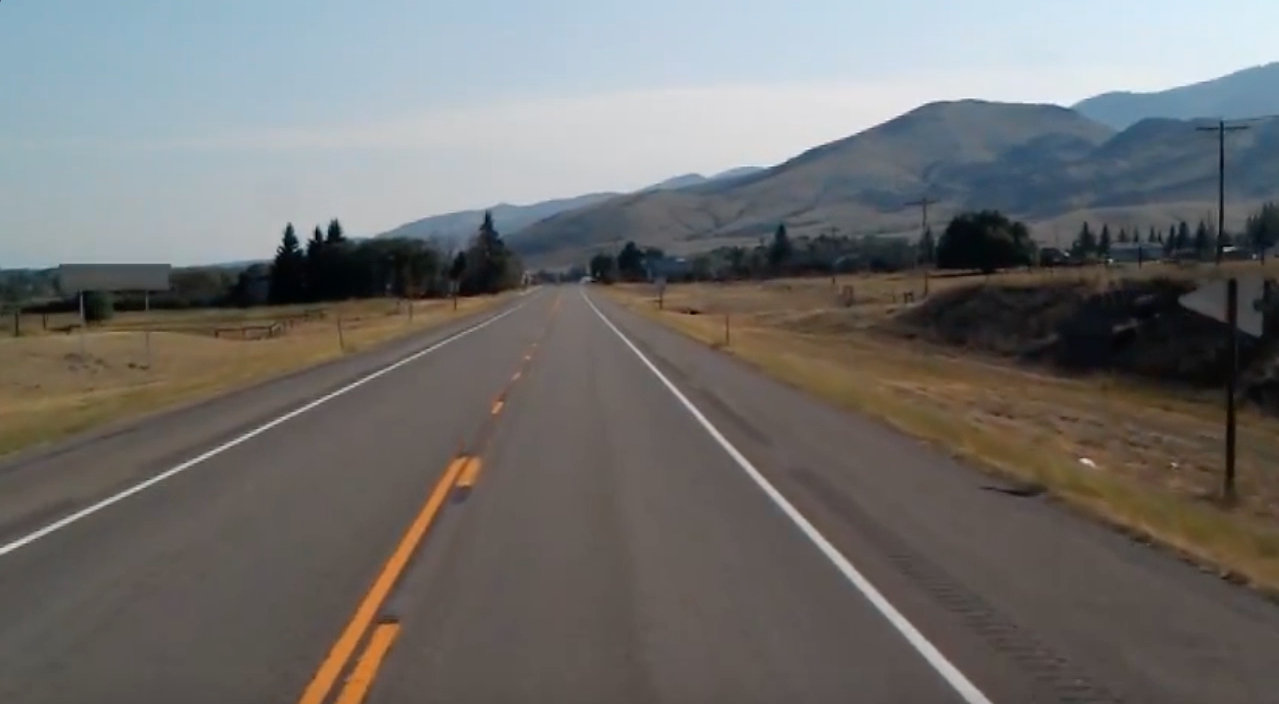
#> input picture code/ros_ws/src/autonomros_lane_detection/test/test.jpg, 1279 x 704 px, found by its file name
$ python detector.py
#> lines starting #> are read from the running program, lines starting #| are printed output that depends on the picture; after the words box and inside, x2 and y2 are one past the last pixel; in counts of white or black regions, pixels touching at a corner belong together
#> further down, image_input is the input picture: shape (704, 1279, 3); mean B, G, R 109.7, 111.3, 112.3
import cv2
import numpy as np
import matplotlib.pyplot as plt
import os.path

def intersection(p1,p2,p3,p4):
    slope_a = (p2[1] - p1[1]) / (p2[0] - p1[0])
    slope_b = (p4[1] - p3[1]) / (p4[0] - p3[0])
    inter_a = p1[1] - slope_a * p1[0]
    inter_b = p3[1] - slope_b * p3[0]
    x = (inter_b - inter_a) / (slope_a - slope_b)
    y = (slope_a * x) + inter_a
    return (int(x),int(y))

def make_coordinates(line_parameters):
    slope = line_parameters[0]
    intercept = line_parameters[1]
    #make coordinates
    y1 = int(height)
    y2 = int(y1*(2/5))
    x1 = int((y1 - intercept)/slope)
    x2 = int((y2 - intercept)/slope)
    return [(x1,y1),(x2,y2)]

def filter_lines(lines):
    left_line_fit = []
    right_line_fit = []
    for line in lines:
        x1, y1, x2, y2 = line.reshape(4)
        parameters = np.polyfit((x1,x2), (y1,y2), 1)
        print(parameters)
        print(type(parameters))
        slope = parameters[0]
        print(slope)
        intercept = parameters[1]
        print(intercept)
        print(parameters)
        if slope > 0:
            right_line_fit.append((slope,intercept))
        if slope < 0 and intercept > height:
            left_line_fit.append((slope,intercept))
    if (len(right_line_fit) > 0) and (len(left_line_fit) >0):
        left_line_average = np.average(left_line_fit, axis=0)
        right_line_average = np.average(right_line_fit, axis=0)
        left_line = make_coordinates(left_line_average)
        right_line = make_coordinates(right_line_average)
        return (left_line,right_line)
    return (None,None)


def region_of_interest(img, vertices):
    mask = np.zeros_like(img)
    #channel_count = img.shape[2]
    match_mask_color = 255
    cv2.fillPoly(mask, vertices, match_mask_color)
    masked_image = cv2.bitwise_and(img, mask)
    return masked_image

def draw_the_lines(img, lines):
    img = np.copy(img)
    blank_image = np.zeros((img.shape[0], img.shape[1], 3), dtype=np.uint8)
    if lines is not None:
        for line in lines:
            for x1, y1, x2, y2 in line:
                cv2.line(blank_image, (x1,y1), (x2,y2), (0, 255, 0), thickness=10)

        img = cv2.addWeighted(img, 0.8, blank_image, 1, 0.0)
    return img


def timer_callback():
    """
    Function to be called when the timer ticks.
    According to an image 'image_input', determine the speed of the robot
    so it can follow the contour
    """

    global error
    global image_input
    global just_seen_line
    global should_move
    global finalization_countdown
    global height
    global width

    # Wait for the first image to be received
    if type(image_input) != np.ndarray:
        return

    print(image_input.shape)
#| (704, 1279, 3)
    height = image_input.shape[0]
#> height = 704
    width = image_input.shape[1]
#> width = 1279

    image = image_input.copy()

    region_of_interest_vertices = [
        (int(0), int(3*height/4)),
        (int(width/2), int(height/4)),
        (int(width), int(3*height/4))
    ]
#> region_of_interest_vertices = [(0, 528), (639, 176), (1279, 528)]

    gray_image = cv2.cvtColor(image, cv2.COLOR_RGB2GRAY)
    canny_image = cv2.Canny(gray_image, 100, 120)
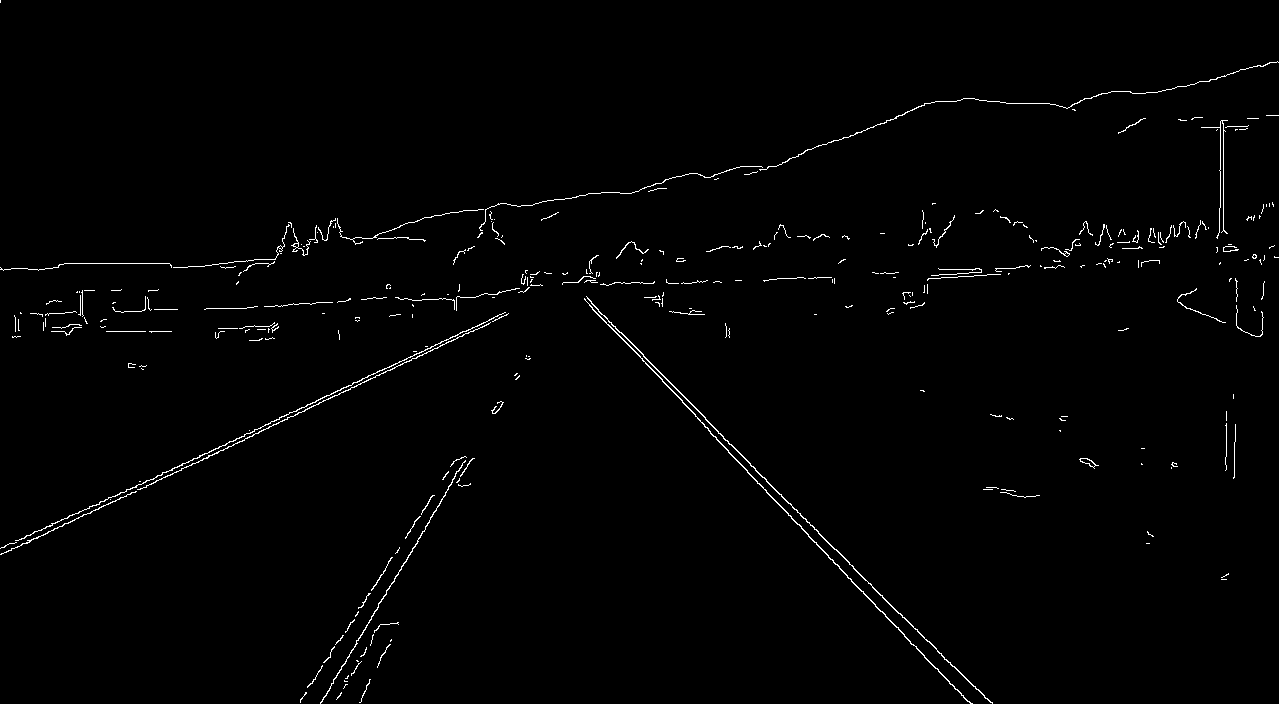
#> canny_image: shape (704, 1279); 1.1% white in thin lines or dots
    cropped_image = region_of_interest(canny_image,
                    np.array([region_of_interest_vertices], np.int32),)
#> in region_of_interest, `cv2.fillPoly(mask, vertices, match_mask_color)`: mask: shape (704, 1279); 25.1% white; 1 white region, box (x1, y1, x2, y2) and area: (0, 176, 1279, 529) 226207
#> in region_of_interest, `masked_image = cv2.bitwise_and(img, mask)`:
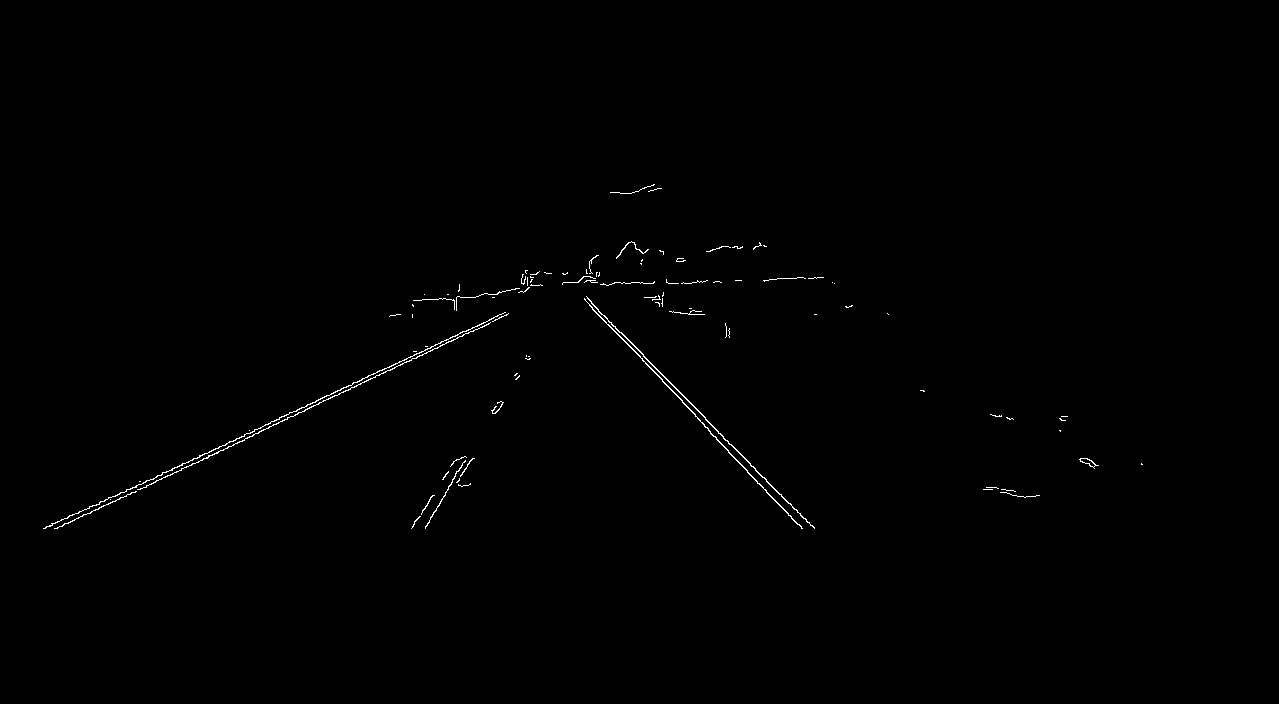
#> masked_image: shape (704, 1279); 0.4% white in thin lines or dots, all inside (x1, y1, x2, y2) = (43, 184, 1143, 529)
    lines = cv2.HoughLinesP(cropped_image,
                            rho=2,
                            theta=np.pi/180,
                            threshold=100,
                            lines=np.array([]),
                            minLineLength=40,
                            maxLineGap=100)
#> lines = 16 rows, first 6: [43, 528, 640, 250], [181, 468, 488, 324], [569, 282, 814, 527], [568, 282, 695, 414], [54, 528, 258, 433], [695, 416, 801, 526]

    image_with_lines = draw_the_lines(image, lines)
#> the loop in draw_the_lines, `for line in lines:` made 16 passes
#> line on passes 1 to 12: [[43, 528, 640, 250]], [[181, 468, 488, 324]], [[569, 282, 814, 527]], [[568, 282, 695, 414]], [[54, 528, 258, 433]], [[695, 416, 801, 526]], [[376, 375, 641, 251]], [[591, 303, 705, 417]], [[50, 526, 260, 428]], [[671, 283, 816, 278]], [[427, 525, 526, 355]], [[269, 426, 648, 249]]
#> in draw_the_lines, `img = cv2.addWeighted(img, 0.8, blank_image, 1, 0.0)`:
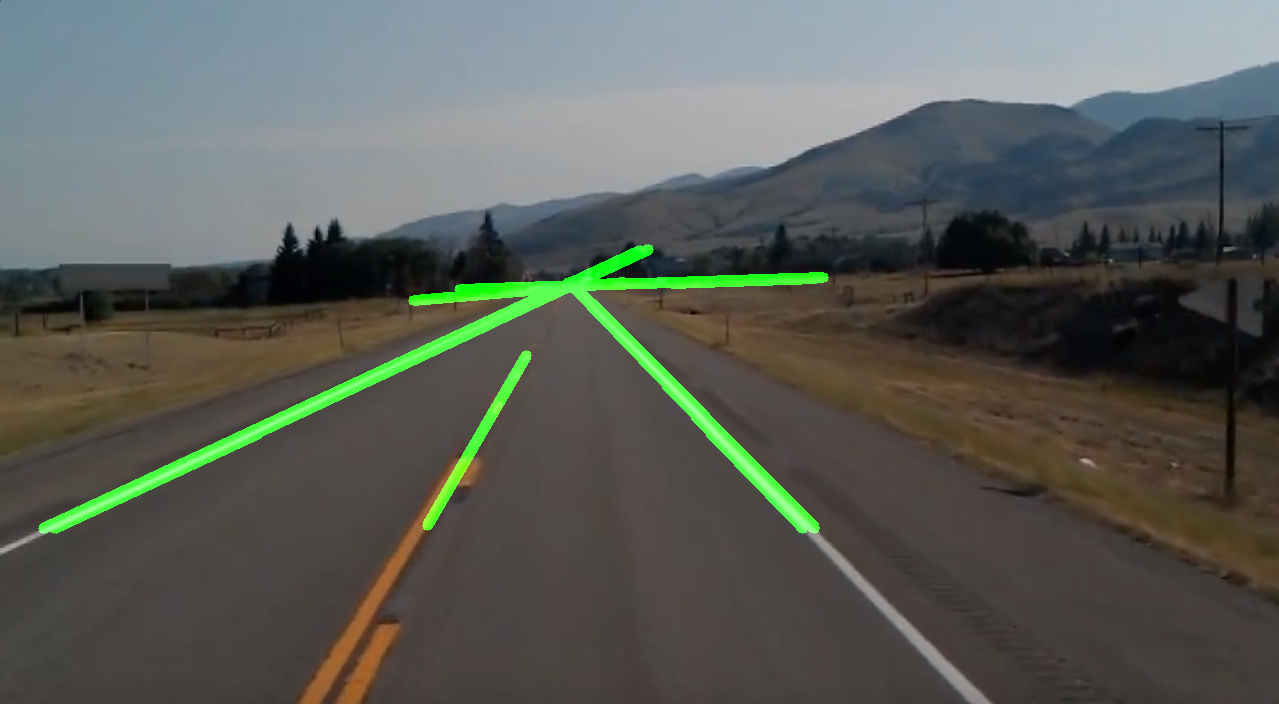
#> img: shape (704, 1279, 3); mean B, G, R 87.7, 93.5, 89.8

    cv2.line(image_with_lines, region_of_interest_vertices[0],region_of_interest_vertices[1] ,(10,100,240),thickness=3)
    cv2.line(image_with_lines, region_of_interest_vertices[1],region_of_interest_vertices[2] ,(10,100,240),thickness=3)
    cv2.line(image_with_lines, region_of_interest_vertices[0],region_of_interest_vertices[2] ,(10,100,240),thickness=3)
    if lines is not None:
        left_line, right_line = filter_lines(lines)
#> the loop in filter_lines, `for line in lines:` made 16 passes
#> (x1, y1, x2, y2, slope, intercept) on passes 1 to 12: (43, 528, 640, 250, -0.466, 548), (181, 468, 488, 324, -0.469, 552.9), (569, 282, 814, 527, 1, -287), (568, 282, 695, 414, 1.04, -308.4), (54, 528, 258, 433, -0.466, 553.1), (695, 416, 801, 526, 1.04, -305.2), (376, 375, 641, 251, -0.468, 550.9), (591, 303, 705, 417, 1, -288), (50, 526, 260, 428, -0.467, 549.3), (671, 283, 816, 278, -0.0345, 306.1), (427, 525, 526, 355, -1.72, 1258.2), (269, 426, 648, 249, -0.467, 551.6)
#> (printed output is left out)
#> after the loop in filter_lines, `for line in lines:`: left_line_fit = [(-1.72, 1258.2)]; right_line_fit = [(1, -287), (1.04, -308.4), (1.04, -305.2), (1, -288), (1.03, -300.2), (0.966, -258.5)]
#> in filter_lines, `left_line_average = np.average(left_line_fit, axis=0)`: left_line_average = [-1.72, 1258.2]
#> in filter_lines, `right_line_average = np.average(right_line_fit, axis=0)`: right_line_average = [1.01, -291.2]
#> in make_coordinates, `slope = line_parameters[0]`: slope = -1.72
#> in make_coordinates, `intercept = line_parameters[1]`: intercept = 1258.2
#> in make_coordinates, `x1 = int((y1 - intercept)/slope)`: x1 = 322
#> in make_coordinates, `x2 = int((y2 - intercept)/slope)`: x2 = 569
#> in filter_lines, `left_line = make_coordinates(left_line_average)`: left_line = [(322, 704), (569, 281)]
#> in filter_lines, `right_line = make_coordinates(right_line_average)`: right_line = [(982, 704), (565, 281)]
#> left_line = [(322, 704), (569, 281)]; right_line = [(982, 704), (565, 281)]
        if ((left_line is not None) and (right_line is not None)):
            cv2.line(image_with_lines, left_line[0], left_line[1] ,(100,150,0),thickness=3)
            cv2.line(image_with_lines, right_line[0],right_line[1] ,(100,150,0),thickness=3)
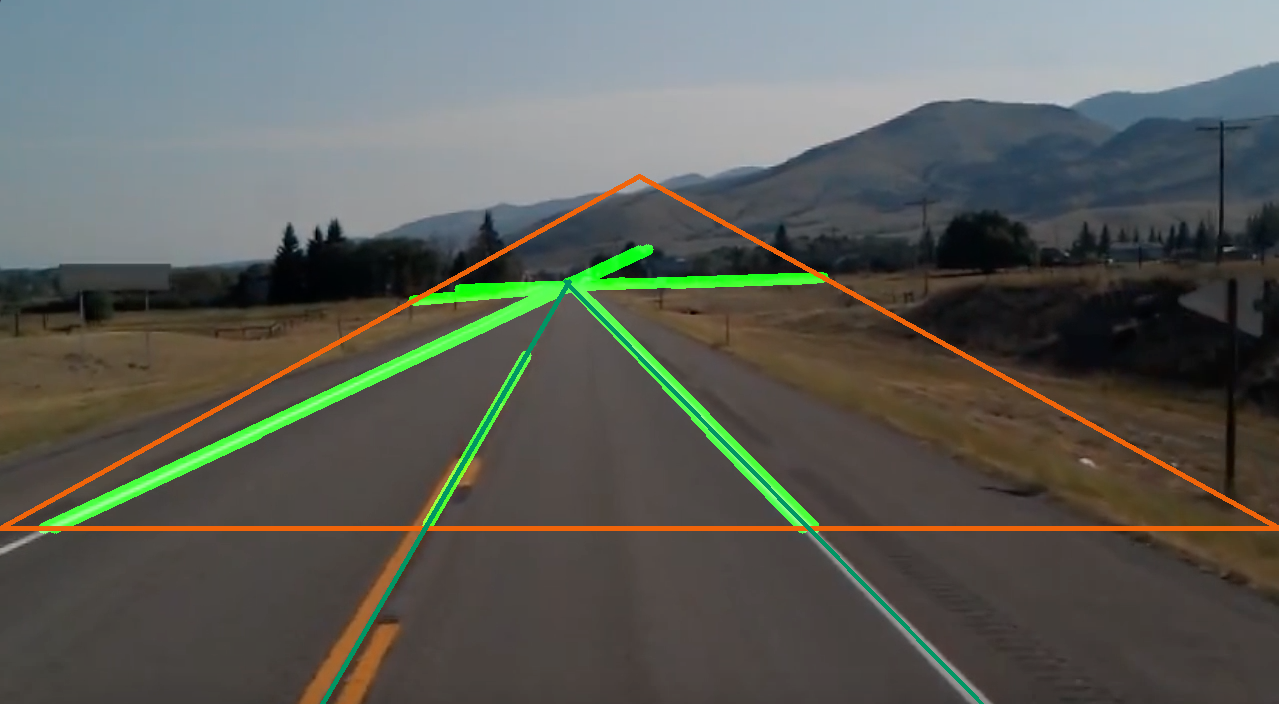
#> image_with_lines: shape (704, 1279, 3); mean B, G, R 87, 93.7, 91.7


            left_point = intersection(left_line[0], left_line[1],region_of_interest_vertices[0],region_of_interest_vertices[2])
#> left_point = (424, 528)
            right_point = intersection(right_line[0],right_line[1],region_of_interest_vertices[0],region_of_interest_vertices[2])
#> right_point = (808, 528)
            trajectory_point = (int((left_point[0]+right_point[0])/2), right_point[1])
#> trajectory_point = (616, 528)
            print("trajectory: ", trajectory_point)
#| trajectory:  (616, 528)

            cv2.circle(image_with_lines, trajectory_point, radius=8, color=(0,0,255), thickness=-1)
#> image_with_lines: shape (704, 1279, 3); 0.02% of pixels changed, all inside (x1, y1, x2, y2) = (608, 520, 625, 537)

    # [22 lines of commented-out code are left out]
    cv2.imshow("output", image_with_lines)
    cv2.waitKey(0)

global image_input
# The video feed is read in as a VideoCapture object
print(os.getcwd())
file_exists = os.path.exists('src//autonomros_lane_detection//test//test.jpg')

print(file_exists)
image_input = cv2.imread('src//autonomros_lane_detection//test//test.jpg')
timer_callback()
cv2.destroyAllWindows()
